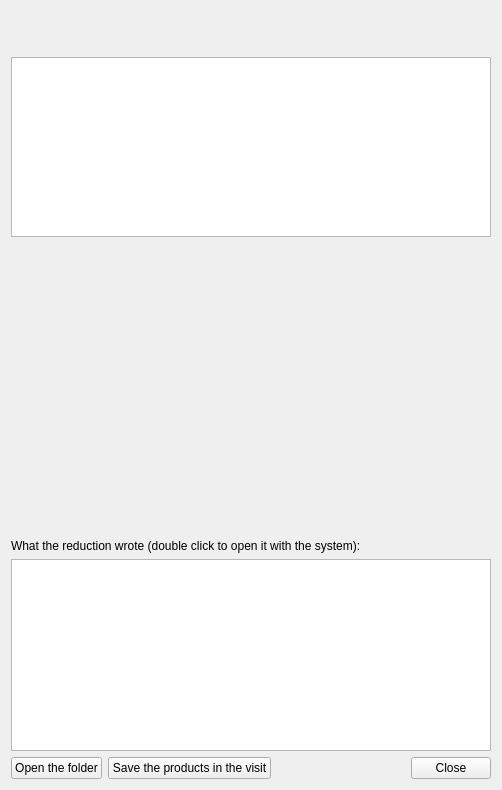
<?xml version="1.0" encoding="UTF-8"?>
<!--
  EXOTIC result window (ADR-052 rev): the reduction's numbers, its light
  curve and every file it wrote, so the observer does not have to go
  digging in the project's work folder. The structure lives in Designer,
  the behaviour in gui/exotic_result_dialog.py (ADR-005); the curve is a
  PNG written by EXOTIC and shown in the placeholder label `lbl_chart`, the
  project's badge is the custom widget in `ph_badge` (ADR-005: a custom
  widget never enters a .ui), and the subtitle and the file list are data.
  The margins are explicit: QUiLoader hands a loaded layout ZERO margins,
  and without them the buttons sat on the window's edge (measured).
-->
<ui version="4.0">
 <class>ExoticResultDialog</class>
 <widget class="QWidget" name="ExoticWindow">
  <layout class="QVBoxLayout" name="vbox_exotic_result">
   <property name="leftMargin"><number>11</number></property>
   <property name="topMargin"><number>11</number></property>
   <property name="rightMargin"><number>11</number></property>
   <property name="bottomMargin"><number>11</number></property>
   <item>
    <layout class="QHBoxLayout" name="row_badge">
     <item><widget class="QWidget" name="ph_badge"/></item>
     <item><spacer name="hsp_badge"><property name="orientation"><enum>Qt::Horizontal</enum></property><property name="sizeHint" stdset="0"><size><width>40</width><height>20</height></size></property></spacer></item>
    </layout>
   </item>
   <item>
    <widget class="QLabel" name="lbl_subtitle">
     <property name="text"><string/></property>
     <property name="wordWrap"><bool>true</bool></property>
    </widget>
   </item>
   <item>
    <widget class="QPlainTextEdit" name="txt_params">
     <property name="readOnly"><bool>true</bool></property>
     <property name="maximumSize"><size><width>16777215</width><height>180</height></size></property>
     <property name="toolTip"><string>What EXOTIC fitted and what it chose to fit it: the transit time and the radius ratio with their uncertainties, the depth, the inclination and the duration, plus the scatter of the residuals and the comparison star, aperture and annulus the search settled on</string></property>
    </widget>
   </item>
   <item>
    <widget class="QLabel" name="lbl_chart">
     <property name="text"><string/></property>
     <property name="alignment"><set>Qt::AlignCenter</set></property>
     <property name="minimumSize"><size><width>480</width><height>290</height></size></property>
     <property name="sizePolicy"><sizepolicy hsizetype="Preferred" vsizetype="Expanding"><horstretch>0</horstretch><verstretch>1</verstretch></sizepolicy></property>
    </widget>
   </item>
   <item>
    <widget class="QLabel" name="lbl_files">
     <property name="text"><string>What the reduction wrote (double click to open it with the system):</string></property>
    </widget>
   </item>
   <item>
    <widget class="QListWidget" name="lst_files">
     <property name="minimumSize"><size><width>0</width><height>120</height></size></property>
     <property name="maximumSize"><size><width>16777215</width><height>200</height></size></property>
     <property name="toolTip"><string>The reduction's own files, grouped: the light curve, the field figures with the apertures and the comparison stars, the diagnostics and the data. Double click opens one with the system; «Open the folder» opens all of them at once</string></property>
    </widget>
   </item>
   <item>
    <layout class="QHBoxLayout" name="row_buttons">
     <item><widget class="QPushButton" name="btn_folder"><property name="text"><string>Open the folder</string></property><property name="toolTip"><string>Open the project's EXOTIC work folder with the file manager</string></property></widget></item>
     <item><widget class="QPushButton" name="btn_save"><property name="text"><string>Save the products in the visit</string></property><property name="toolTip"><string>Register the light curve, the AAVSO report and the parameters as resources of the visit: they show up in its window and open from there</string></property></widget></item>
     <item><spacer name="hsp_buttons"><property name="orientation"><enum>Qt::Horizontal</enum></property><property name="sizeHint" stdset="0"><size><width>40</width><height>20</height></size></property></spacer></item>
     <item><widget class="QPushButton" name="btn_close"><property name="text"><string>Close</string></property></widget></item>
    </layout>
   </item>
  </layout>
 </widget>
 <resources/>
 <connections/>
</ui>
